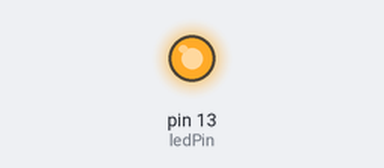
This sketch was run on a simulated Arduino Uno, built with avr-gcc and run on an emulated ATmega328P. On the bench: output pins drawn as LEDs (lit = HIGH).

Above: at 0.2 s.
At 5.7 s:
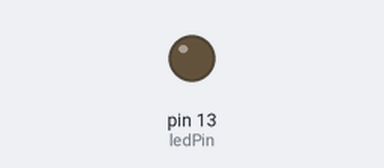
Timing chart, 0 to 9.1 s (numbered marks = the images above):
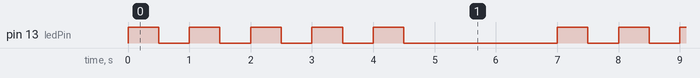

Measured:
- by itself, pin 13 (ledPin): repeats every 7.0 s: 4 × (LOW 0.50 s, HIGH 0.50 s), LOW 2.5 s, HIGH 0.50 s
- by itself, everything shown: repeats every 7.0 s, in 10 steps

The sketch:

LED_Blinking_Using_a_for_Loop.ino
```cpp
const int ledPin = 13;


void setup() {
pinMode(ledPin, OUTPUT);
}


void loop() {
for (int i = 0; i < 5; i++) { // Blink LED 5 times
digitalWrite(ledPin, HIGH);
delay(500);
digitalWrite(ledPin, LOW);
delay(500);
}
delay(2000); // Pause before repeating the sequence
}
```
